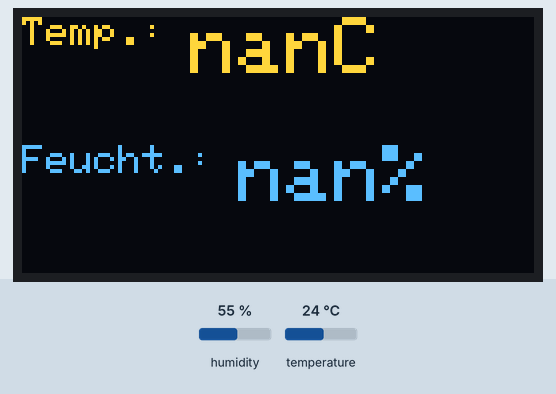
Bench run of a sketch on a simulated Arduino Uno, built with avr-gcc and run on an emulated ATmega328P. Shown: 128×64 one-colour display. Wiring (inferred from the names in the program): DHT11 sensor: data pin 2. Inputs (shaded band) come from the test bench; at power-on: humidity 55 %, temperature 24 °C. The OLED is the two-colour kind (top 16 rows yellow); what the sketch prints to the serial monitor is not drawn.

Above: at 1.2 s.
1.3 s: humidity set to 22 %
At 3.5 s:
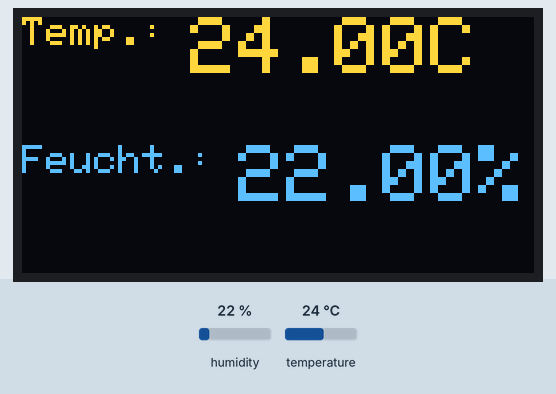
4.8 s: temperature set to 12 °C
At 8.2 s:
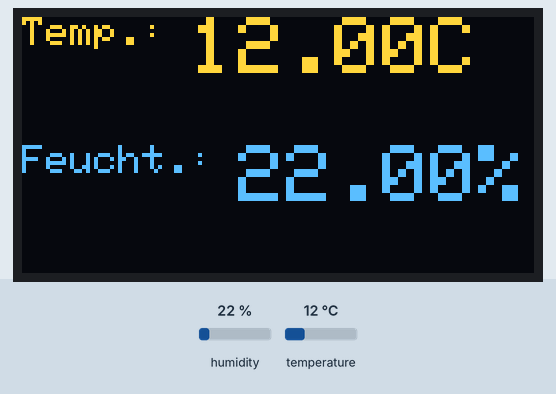
8.5 s: humidity set to 40 %
At 10.3 s:
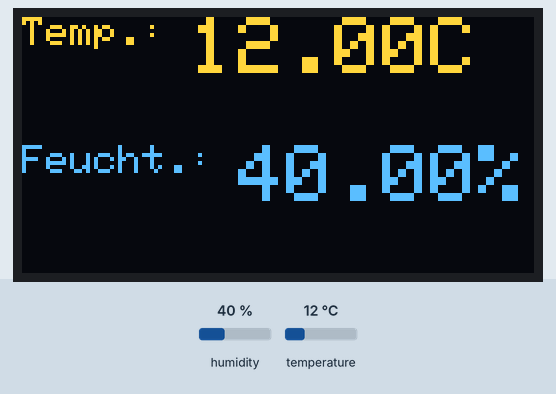
12.0 s: temperature set to 19 °C
At 15.2 s:
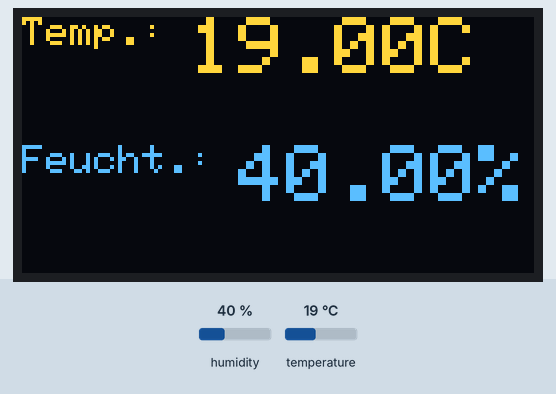
Timing chart, 0 to 16.5 s (numbered marks = the images above; inputs shaded):
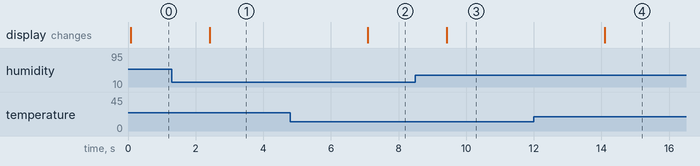

The sketch:

DHT11_OLED.ino
```cpp
#include <DHT.h>
#include <Adafruit_GFX.h>
#include <Adafruit_SSD1306.h>

#define DHT11_PIN 2

#define SSD1306_128_64

#define OLED_ADR 0x3C

Adafruit_SSD1306 display(-1);

DHT dht(DHT11_PIN, DHT11);

void setup() {

  Serial.begin(9600);

  display.begin(SSD1306_SWITCHCAPVCC, OLED_ADR);
  display.clearDisplay();

  display.setTextSize(1);
  display.setTextColor(WHITE);
  display.display();
}

void loop() {
  display.clearDisplay();

  Serial.print("Temperature = ");
  Serial.println(dht.readTemperature());
  Serial.print("Humidity = ");
  Serial.println(dht.readHumidity());

  // Temp auf Display ausgeben
  display.setTextSize(1);
  display.setCursor(0,0);
  display.print("Temp.: ");
  display.setTextSize(2);
  display.print(dht.readTemperature());
  display.print("C");

  // humidity auf Display ausgeben
  display.setTextSize(1);
  display.setCursor(0,32);
  display.print("Feucht.: ");
  display.setTextSize(2);
  display.print(dht.readHumidity());
  display.print("%");

  display.display();

  delay(1000);
}
```

DHT.h
```cpp
// (licence header left out)
#ifndef DHT_H
#define DHT_H

#if ARDUINO >= 100
 #include "Arduino.h"
#else
 #include "WProgram.h"
#endif


// Uncomment to enable printing out nice debug messages.
//#define DHT_DEBUG

// Define where debug output will be printed.
#define DEBUG_PRINTER Serial

// Setup debug printing macros.
#ifdef DHT_DEBUG
  #define DEBUG_PRINT(...) { DEBUG_PRINTER.print(__VA_ARGS__); }
  #define DEBUG_PRINTLN(...) { DEBUG_PRINTER.println(__VA_ARGS__); }
#else
  #define DEBUG_PRINT(...) {}
  #define DEBUG_PRINTLN(...) {}
#endif

// Define types of sensors.
#define DHT11 11
#define DHT22 22
#define DHT21 21
#define AM2301 21


class DHT {
  public:
   DHT(uint8_t pin, uint8_t type, uint8_t count=6);
   void begin(void);
   float readTemperature(bool S=false, bool force=false);
   float convertCtoF(float);
   float convertFtoC(float);
   float computeHeatIndex(float temperature, float percentHumidity, bool isFahrenheit=true);
   float readHumidity(bool force=false);
   boolean read(bool force=false);

 private:
  uint8_t data[5];
  uint8_t _pin, _type;
  #ifdef __AVR
    // Use direct GPIO access on an 8-bit AVR so keep track of the port and bitmask
    // for the digital pin connected to the DHT.  Other platforms will use digitalRead.
    uint8_t _bit, _port;
  #endif
  uint32_t _lastreadtime, _maxcycles;
  bool _lastresult;

  uint32_t expectPulse(bool level);

};

class InterruptLock {
  public:
   InterruptLock() {
    noInterrupts();
   }
   ~InterruptLock() {
    interrupts();
   }

};

#endif
```

Measured:
- after the input at 1.3 s, the display: changes after 1.1 s (image 1)
- after the input at 4.8 s, the display: changes after 2.3 s (image 2)
- after the input at 8.5 s, the display: changes after 0.93 s (image 3)
- after the input at 12.0 s, the display: changes after 2.1 s (image 4)
